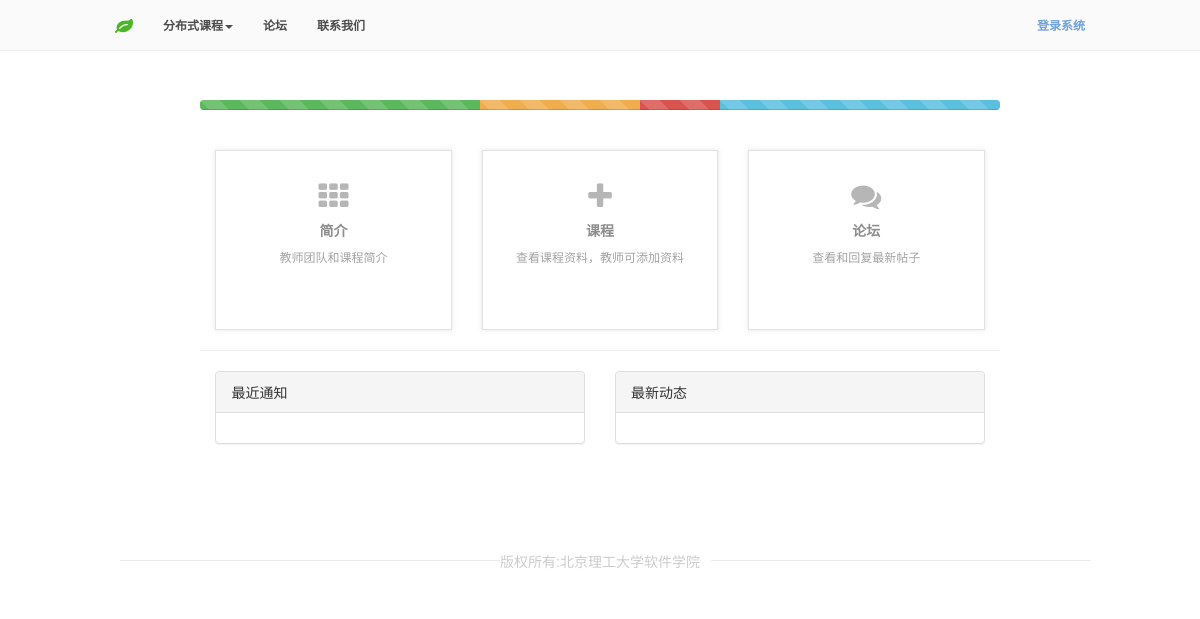
Before: / with the older database file.
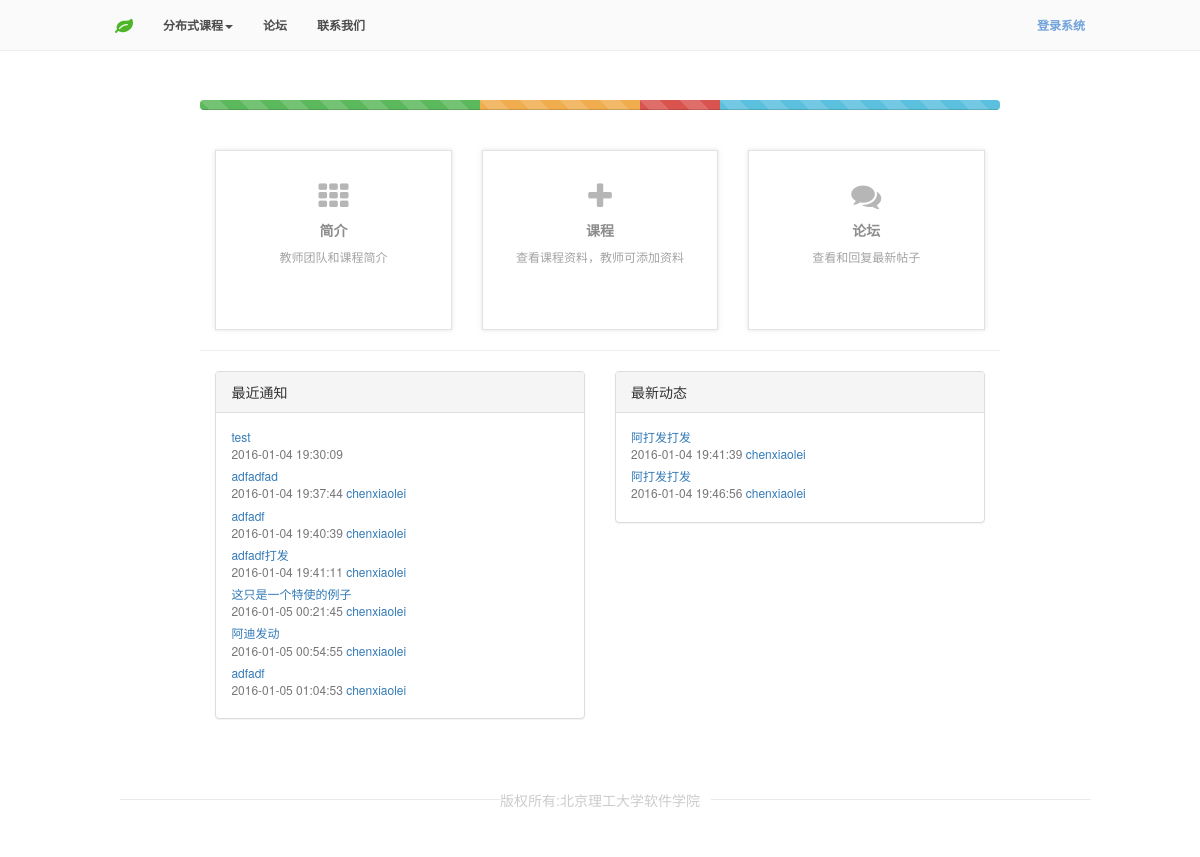
After: the same page with the newer database file.
### tables this page shows
CREATE TABLE `news` (
  `id` int(11) NOT NULL,
  `type` varchar(10) NOT NULL COMMENT 'news, notice',
  `title` varchar(40) NOT NULL COMMENT '新闻的标题',
  `context` text NOT NULL COMMENT '内容',
  `upload_time` timestamp NOT NULL DEFAULT CURRENT_TIMESTAMP COMMENT '上传时间',
  `upload_people` varchar(20) NOT NULL COMMENT '上传人的姓名'
);

### class/DB.php (called while the page is built, shortened)
<?php
class DB{
	private static $_instance = null;
	private $_results,
	        $_pdo,
		    $_query,
		    $_error = false,
		    $_count = 0;
	private function __construct(){
		try{
		   $this->_pdo = new  PDO('mysql:host=' . Config::get('mysql/host') . ';dbname=' . Config::get('mysql/db') ,Config::get('mysql/username'), Config::get('mysql/password'));
           $this->_pdo ->exec("SET names UTF8");
		}catch(PDOException $e){
			die($e->getMessage());
		}
	}
	public static function getInstance(){
		if(isset(self::$_instance)===false){
			self::$_instance = new DB();
		}
		return self::$_instance;
	}
	public function query($sql, $params = array()){
		if($this-> _query = $this -> _pdo->prepare($sql)) {
			if($this -> _query -> execute()){
				$this-> _results = $this-> _query->fetchAll(PDO::FETCH_OBJ);
			}else{
				$this -> _error = true;
			}
		}
		return $this;
	}
	public function action($action, $table, $where = array()){
		if(count($where)===3){
			$operators = array('=','>','<','>=','<=','like');
			$field        =  $where[0];
			$operator   =  $where[1];
			$value      =  $where[2];
			if(in_array($operator, $operators)){
				$sql = "{$action} from {$table} where {$field} {$operator} ?";
				if(!$this -> query ($sql , array($value))->error()){
					return $this;
				}
			}
		}
		else if ($where == '') {
		    $sql = "{$action} from {$table}";
		    if ($this->query($sql)) {
		        return $this;
		    }
		}
		return false;
	}
	public function get($table,$where = ''){
		return $this -> action('select * ', $table ,$where);
	}
	public function results(){
		return $this -> _results;
	}
}

### class/News.php (called while the page is built, shortened)
<?php
class News extends Info{
    public function __construct() {
        $this->_db = DB::getInstance();
    }
}

### class/Info.php (called while the page is built, shortened)
<?php
class Info {
    protected $_db;
    protected $_tableName;
    public function setTableName($tableName) {
        $this->_tableName = $tableName;
    }
    public function getInfo() {
        try {
            $this->_db->get($this->_tableName);
        } catch (Exception $e) {
            $e->getMessage();
        }
        return $this->_db->results();
    }
}

### class/Config.php (called while the page is built)
<?php
class Config{
	public static function get ($path = null){
		if($path){
			$config = $GLOBALS['config'];
			$path = explode('/', $path);
			foreach ($path as $bit) {
				if(isset($config[$bit])){
					$config = $config[$bit];
				}
			}
			return $config;
		}
		return false;
	}
}

### index.php (the view, shortened to what the changed rows need)
<?php
include 'includes/header.php';
?>
<link rel="stylesheet" type="text/css" href="css/index.css">
<div class="main row">
		<div class="center row col-md-10 col-md-offset-1">
			<div class="col-md-10 col-md-offset-1 row">
				<div class="notice-box notice col-md-6">
					<div class="panel panel-default">
					  <div class="panel-heading">最近通知</div>
					  <div class="panel-body">
					    <ul>
					       <?php
				                $news = new News();
				                $record = $news->getInfo();
				                foreach ($record as $value) {
				                    if ($value->type == 'notice') {
				                        $value = get_object_vars($value);
				                        echo "<li><a href='newsDetail.php?id=".$value['id']."' target='_blank'>".$value['title']."</a>";
				                        echo "<p>".$value['upload_time']."  <a href=''>".$value['upload_people']."</a></p>";
				                        echo "</li>";
				                    }
				                }
				            ?>
					    </ul>
					  </div>
					</div>
				</div>
				<div class="notice-box  state col-md-6 ">
					<div class="panel panel-default">
					  <div class="panel-heading">最新动态</div>
					  <div class="panel-body">
					    <ul>
					    <?php
				                $news = new News();
				                $record = $news->getInfo();
				                foreach ($record as $value) {
				                    if ($value->type == 'news') {
				                        $value = get_object_vars($value);
				                        echo "<li><a href='newsDetail.php?id=".$value['id']."' target='_blank'>".$value['title']."</a>";
				                        echo "<p>".$value['upload_time']."  <a href=''>".$value['upload_people']."</a></p>";
				                        echo "</li>";
				                    }
				                }
				            ?>
					    </ul>
					  </div>
					</div>
				</div>
			</div>
		</div>
</div>
<?php
include "includes/footer.php";
?>

Changed rows visible on the page:
added news: title "test", upload_time "2016-01-04 19:30:09", shown under "论坛"
added news: title "adfadfad", upload_time "2016-01-04 19:37:44", upload_people "chenxiaolei", shown under "论坛"
added news: title "adfadf", upload_time "2016-01-04 19:40:39", upload_people "chenxiaolei", shown under "论坛"
added news: title "adfadf打发", upload_time "2016-01-04 19:41:11", upload_people "chenxiaolei", shown under "论坛"
added news: title "这只是一个特使的例子", upload_time "2016-01-05 00:21:45", upload_people "chenxiaolei", shown under "论坛"
added news: title "阿迪发动", upload_time "2016-01-05 00:54:55", upload_people "chenxiaolei", shown under "论坛"
added news: title "adfadf", upload_time "2016-01-05 01:04:53", upload_people "chenxiaolei", shown under "论坛"
added news: title "阿打发打发", upload_time "2016-01-04 19:41:39", upload_people "chenxiaolei"
added news: title "阿打发打发", upload_time "2016-01-04 19:46:56", upload_people "chenxiaolei"
